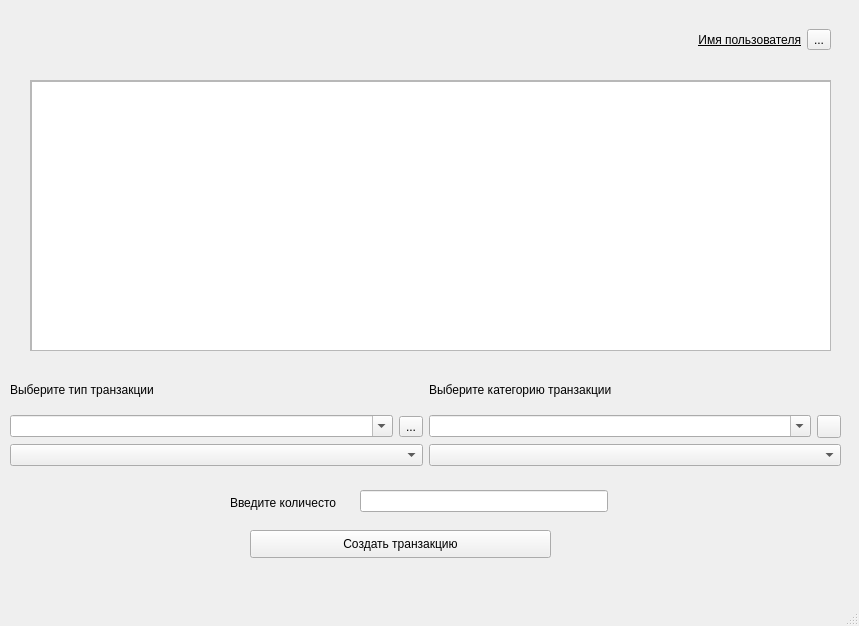
<?xml version="1.0" encoding="UTF-8"?>
<ui version="4.0">
    <class>MainWindow</class>
    <widget class="QMainWindow" name="MainWindow">
        <property name="geometry">
            <rect>
                <x>0</x>
                <y>0</y>
                <width>859</width>
                <height>626</height>
            </rect>
        </property>
        <property name="windowTitle">
            <string>MainWindow</string>
        </property>
        <widget class="QWidget" name="centralwidget">
            <widget class="QPushButton" name="createTransaction">
                <property name="geometry">
                    <rect>
                        <x>250</x>
                        <y>530</y>
                        <width>301</width>
                        <height>28</height>
                    </rect>
                </property>
                <property name="text">
                    <string>Создать транзакцию</string>
                </property>
            </widget>
            <widget class="QWidget" name="verticalLayoutWidget">
                <property name="geometry">
                    <rect>
                        <x>10</x>
                        <y>370</y>
                        <width>831</width>
                        <height>96</height>
                    </rect>
                </property>
                <layout class="QVBoxLayout" name="verticalLayout">
                    <item>
                        <layout class="QHBoxLayout" name="horizontalLayout_3">
                            <item>
                                <widget class="QLabel" name="label_6">
                                    <property name="text">
                                        <string>Выберите тип транзакции</string>
                                    </property>
                                </widget>
                            </item>
                            <item>
                                <widget class="QLabel" name="label_4">
                                    <property name="text">
                                        <string>Выберите категорию транзакции</string>
                                    </property>
                                </widget>
                            </item>
                        </layout>
                    </item>
                    <item>
                        <layout class="QHBoxLayout" name="horizontalLayout_2">
                            <item>
                                <widget class="QComboBox" name="types">
                                    <property name="enabled">
                                        <bool>true</bool>
                                    </property>
                                    <property name="tabletTracking">
                                        <bool>false</bool>
                                    </property>
                                    <property name="editable">
                                        <bool>true</bool>
                                    </property>
                                </widget>
                            </item>
                            <item>
                                <widget class="QToolButton" name="deleteType">
                                    <property name="text">
                                        <string>...</string>
                                    </property>
                                    <property name="icon">
                                        <iconset>
                                            <normaloff>../icons/delete.png</normaloff>../icons/delete.png
                                        </iconset>
                                    </property>
                                </widget>
                            </item>
                            <item>
                                <widget class="QComboBox" name="categories">
                                    <property name="enabled">
                                        <bool>true</bool>
                                    </property>
                                    <property name="sizePolicy">
                                        <sizepolicy hsizetype="Minimum" vsizetype="Fixed">
                                            <horstretch>0</horstretch>
                                            <verstretch>0</verstretch>
                                        </sizepolicy>
                                    </property>
                                    <property name="editable">
                                        <bool>true</bool>
                                    </property>
                                </widget>
                            </item>
                            <item>
                                <widget class="QToolButton" name="deleteCategory">
                                    <property name="text">
                                        <string/>
                                    </property>
                                    <property name="icon">
                                        <iconset>
                                            <normaloff>../icons/delete.png</normaloff>../icons/delete.png
                                        </iconset>
                                    </property>
                                </widget>
                            </item>
                        </layout>
                    </item>
                    <item>
                        <layout class="QHBoxLayout" name="horizontalLayout_4">
                            <item>
                                <widget class="QComboBox" name="insertPolicyType">
                                    <property name="layoutDirection">
                                        <enum>Qt::LeftToRight</enum>
                                    </property>
                                </widget>
                            </item>
                            <item>
                                <widget class="QComboBox" name="insertPolicyCategory"/>
                            </item>
                        </layout>
                    </item>
                </layout>
            </widget>
            <widget class="QLineEdit" name="amount">
                <property name="geometry">
                    <rect>
                        <x>360</x>
                        <y>490</y>
                        <width>248</width>
                        <height>22</height>
                    </rect>
                </property>
                <property name="sizePolicy">
                    <sizepolicy hsizetype="Minimum" vsizetype="Fixed">
                        <horstretch>0</horstretch>
                        <verstretch>0</verstretch>
                    </sizepolicy>
                </property>
                <property name="clearButtonEnabled">
                    <bool>false</bool>
                </property>
            </widget>
            <widget class="QLabel" name="label_5">
                <property name="geometry">
                    <rect>
                        <x>230</x>
                        <y>490</y>
                        <width>131</width>
                        <height>25</height>
                    </rect>
                </property>
                <property name="text">
                    <string>Введите количесто</string>
                </property>
            </widget>
            <widget class="QScrollArea" name="scrollArea">
                <property name="geometry">
                    <rect>
                        <x>30</x>
                        <y>80</y>
                        <width>801</width>
                        <height>271</height>
                    </rect>
                </property>
                <property name="widgetResizable">
                    <bool>true</bool>
                </property>
                <widget class="QWidget" name="scrollAreaWidgetContents">
                    <property name="geometry">
                        <rect>
                            <x>0</x>
                            <y>0</y>
                            <width>799</width>
                            <height>269</height>
                        </rect>
                    </property>
                    <widget class="QTableView" name="tableView">
                        <property name="geometry">
                            <rect>
                                <x>0</x>
                                <y>0</y>
                                <width>801</width>
                                <height>271</height>
                            </rect>
                        </property>
                        <property name="sizePolicy">
                            <sizepolicy hsizetype="Expanding" vsizetype="Expanding">
                                <horstretch>0</horstretch>
                                <verstretch>0</verstretch>
                            </sizepolicy>
                        </property>
                    </widget>
                </widget>
            </widget>
            <widget class="QWidget" name="horizontalLayoutWidget">
                <property name="geometry">
                    <rect>
                        <x>30</x>
                        <y>0</y>
                        <width>801</width>
                        <height>80</height>
                    </rect>
                </property>
                <layout class="QHBoxLayout" name="horizontalLayout">
                    <item>
                        <widget class="QLabel" name="fullUserName">
                            <property name="sizePolicy">
                                <sizepolicy hsizetype="Preferred" vsizetype="Minimum">
                                    <horstretch>0</horstretch>
                                    <verstretch>0</verstretch>
                                </sizepolicy>
                            </property>
                            <property name="layoutDirection">
                                <enum>Qt::LeftToRight</enum>
                            </property>
                            <property name="autoFillBackground">
                                <bool>false</bool>
                            </property>
                            <property name="styleSheet">
                                <string notr="true">font: 16pt &quot;MS Shell Dlg 2&quot;;
                                    text-decoration: underline;
                                </string>
                            </property>
                            <property name="text">
                                <string>Имя пользователя</string>
                            </property>
                            <property name="alignment">
                                <set>Qt::AlignRight|Qt::AlignTrailing|Qt::AlignVCenter</set>
                            </property>
                        </widget>
                    </item>
                    <item>
                        <widget class="QToolButton" name="changeUser">
                            <property name="text">
                                <string>...</string>
                            </property>
                            <property name="icon">
                                <iconset>
                                    <normaloff>../icons/manage_account.png</normaloff>../icons/manage_account.png
                                </iconset>
                            </property>
                        </widget>
                    </item>
                </layout>
            </widget>
        </widget>
        <widget class="QStatusBar" name="statusbar"/>
        <widget class="QMenuBar" name="menubar">
            <property name="geometry">
                <rect>
                    <x>0</x>
                    <y>0</y>
                    <width>859</width>
                    <height>26</height>
                </rect>
            </property>
        </widget>
        <action name="action">
            <property name="text">
                <string>Изменить данные</string>
            </property>
        </action>
        <action name="action_3">
            <property name="text">
                <string>Точно?</string>
            </property>
        </action>
        <action name="action_5">
            <property name="text">
                <string>Добавить категорию</string>
            </property>
        </action>
        <action name="action_7">
            <property name="text">
                <string>Удалить категорию</string>
            </property>
        </action>
        <action name="action_8">
            <property name="text">
                <string>Добавить тип</string>
            </property>
        </action>
        <action name="action_10">
            <property name="text">
                <string>Удалить тип</string>
            </property>
        </action>
    </widget>
    <resources/>
    <connections/>
</ui>
